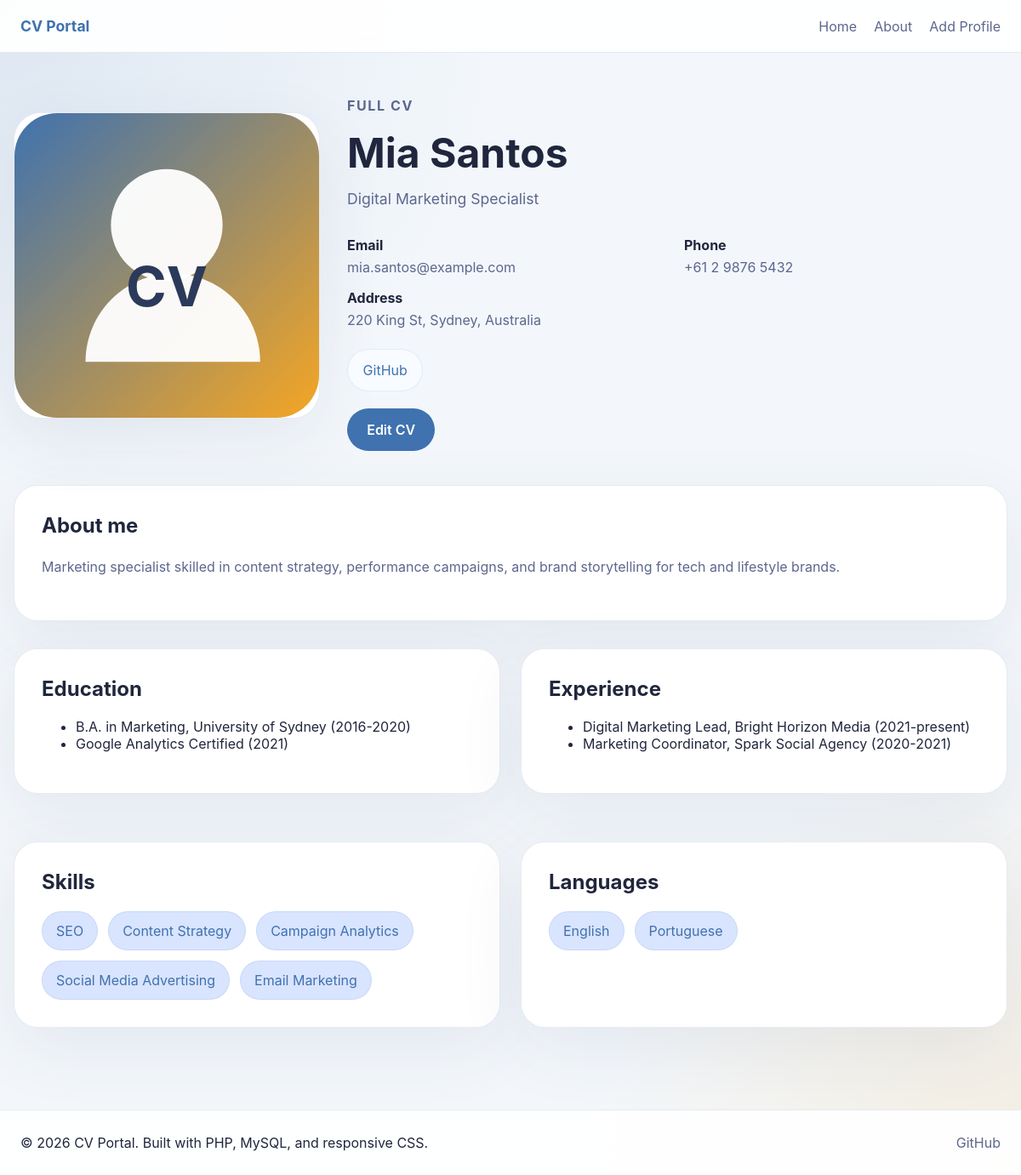
Screenshot of /profile.php?id=3 with the database file from the repository.
### tables this page shows
CREATE TABLE IF NOT EXISTS profiles (
    id INT UNSIGNED AUTO_INCREMENT PRIMARY KEY,
    fullname VARCHAR(150) NOT NULL,
    job_title VARCHAR(120) NOT NULL,
    photo VARCHAR(255) NOT NULL,
    email VARCHAR(120) NOT NULL,
    phone VARCHAR(40) NOT NULL,
    address VARCHAR(255) NOT NULL,
    about_me TEXT NOT NULL,
    education TEXT NOT NULL,
    experience TEXT NOT NULL,
    skills TEXT NOT NULL,
    languages TEXT NOT NULL,
    github VARCHAR(255) DEFAULT NULL,
    created_at DATETIME NOT NULL DEFAULT CURRENT_TIMESTAMP
);

### profile.php (the view, shortened to what this page needs)
<?php
require_once 'pdo.php';
$id = filter_input(INPUT_GET, 'id', FILTER_VALIDATE_INT);
$stmt = $pdo->prepare('SELECT * FROM profiles WHERE id = :id');
$stmt->execute(['id' => $id]);
$profile = $stmt->fetch();
function escape($value) {
    return htmlspecialchars($value, ENT_QUOTES, 'UTF-8');
}
function renderList($text) {
    $items = array_filter(array_map('trim', explode("\n", $text)));
    foreach ($items as $item) {
        echo '<li>' . htmlspecialchars($item, ENT_QUOTES, 'UTF-8') . '</li>';
    }
}
?>
<!DOCTYPE html>
<html lang="en">
<head>
    <link rel="stylesheet" href="style.css">
</head>
<body>
<?php include 'header.php'; ?>
<main class="page-content profile-page">
    <section class="profile-hero">
        <div class="profile-hero-photo">
            <img src="<?= escape($profile['photo']); ?>" alt="<?= escape($profile['fullname']); ?> profile photo">
        </div>
        <div class="profile-hero-copy">
            <p class="eyebrow">Full CV</p>
            <h1><?= escape($profile['fullname']); ?></h1>
            <p class="subheading"><?= escape($profile['job_title']); ?></p>
            <div class="contact-grid">
                <div><strong>Email</strong><a href="mailto:<?= escape($profile['email']); ?>"><?= escape($profile['email']); ?></a></div>
                <div><strong>Phone</strong><a href="tel:<?= escape($profile['phone']); ?>"><?= escape($profile['phone']); ?></a></div>
                <div><strong>Address</strong><span><?= escape($profile['address']); ?></span></div>
            </div>
            <div class="social-badges">
                <?php if ($profile['github']): ?><a href="<?= escape($profile['github']); ?>" target="_blank" rel="noopener">GitHub</a><?php endif; ?>
            </div>
            <div class="profile-actions">
                <a href="edit.php?id=<?= $profile['id']; ?>" class="btn-primary">Edit CV</a>
            </div>
        </div>
    </section>
    <section class="content-block about-block">
        <h2>About me</h2>
        <p><?= nl2br(escape($profile['about_me'])); ?></p>
    </section>
    <div class="resume-grid">
        <section class="content-block">
            <h2>Education</h2>
            <ul>
                <?php renderList($profile['education']); ?>
            </ul>
        </section>
        <section class="content-block">
            <h2>Experience</h2>
            <ul>
            </ul>
        </section>
        <section class="content-block">
            <h2>Skills</h2>
            <ul class="pill-list">
                <?php foreach (array_filter(array_map('trim', explode(',', $profile['skills']))) as $skill): ?>
                    <li><?= escape($skill); ?></li>
                <?php endforeach; ?>
            </ul>
        </section>
        <section class="content-block">
            <h2>Languages</h2>
            <ul class="pill-list">
                <?php foreach (array_filter(array_map('trim', explode(',', $profile['languages']))) as $language): ?>
                    <li><?= escape($language); ?></li>
                <?php endforeach; ?>
            </ul>
        </section>
    </div>
</main>
<?php include 'footer.php'; ?>
</body>
</html>

### style.css (style rules this page uses)
:root { --bg: #f3f7fb; --surface: #ffffff; --surface-alt: #f8fbff; --text: #20263d; --muted: #5d678e; --primary: #3f72af; --primary-soft: #d9e4ff; --accent: #f5a623; --border: rgba(59, 83, 147, 0.12); --shadow: 0 24px 80px rgba(47, 62, 101, 0.08); }
* { box-sizing: border-box; }
html { scroll-behavior: smooth; }
body { margin: 0; font-family: Inter, system-ui, -apple-system, BlinkMacSystemFont, 'Segoe UI', sans-serif; background: radial-gradient(circle at top left, rgba(63, 114, 175, 0.12), transparent 32%), radial-gradient(circle at bottom right, rgba(245, 166, 35, 0.12), transparent 28%), var(--bg); color: var(--text); min-height: 100vh; }
img { max-width: 100%; display: block; }
a { color: inherit; text-decoration: none; }
.page-content { width: min(1220px, calc(100% - 2rem)); margin: 0 auto; padding: 2rem 0 4rem; }
.hero-section, .about-hero, .profile-hero { display: grid; gap: 2rem; margin-bottom: 2.5rem; }
.eyebrow { display: inline-flex; align-items: center; gap: 0.5rem; color: var(--primary); font-size: 0.9rem; font-weight: 700; text-transform: uppercase; letter-spacing: 0.1em; }
.hero-section h1, .section-heading h1, .profile-page h1 { font-size: clamp(2.5rem, 4vw, 3.6rem); line-height: 1.05; margin: 0.75rem 0 1rem; }
.hero-section p, .about-page p, .profile-page p, .content-block p, .feature-card p, .profile-hero p { font-size: 1rem; line-height: 1.8; color: var(--muted); }
.btn-primary, .btn-secondary, .slider-button { display: inline-flex; align-items: center; justify-content: center; padding: 0.95rem 1.45rem; border-radius: 999px; border: none; background: var(--primary); color: #fff; font-weight: 600; transition: transform 0.2s ease, background 0.2s ease; }
.profile-actions { margin-top: 1.25rem; }
.content-block { background: var(--surface); border-radius: 1.75rem; padding: 2rem; border: 1px solid var(--border); box-shadow: var(--shadow); margin-bottom: 2rem; }
.content-block h2 { margin-top: 0; }
.resume-grid { display: grid; gap: 1.5rem; grid-template-columns: repeat(2, minmax(0, 1fr)); }
.pill-list { list-style: none; padding: 0; margin: 0; display: flex; flex-wrap: wrap; gap: 0.75rem; }
.pill-list li { background: var(--primary-soft); color: var(--primary); padding: 0.75rem 1rem; border-radius: 999px; border: 1px solid rgba(63, 114, 175, 0.1); }
.profile-page .profile-hero { grid-template-columns: minmax(220px, 360px) 1fr; align-items: center; gap: 2rem; }
.profile-hero-photo { border-radius: 2rem; overflow: hidden; border: 1px solid var(--border); background: var(--surface); box-shadow: var(--shadow); }
.profile-hero-photo img { width: 100%; height: auto; display: block; }
.profile-hero-copy h1 { margin: 0; font-size: clamp(2.4rem, 4vw, 3rem); }
.profile-hero-copy .subheading { font-size: 1.1rem; margin: 0.8rem 0 1.75rem; color: var(--muted); }
.contact-grid { display: grid; gap: 1rem; grid-template-columns: repeat(2, minmax(0, 1fr)); }
.contact-grid strong { display: block; margin-bottom: 0.4rem; color: var(--text); }
.contact-grid a, .contact-grid span { display: block; color: var(--muted); }
.social-badges { display: flex; flex-wrap: wrap; gap: 0.75rem; margin-top: 1.5rem; }
.social-badges a { display: inline-flex; align-items: center; justify-content: center; background: var(--surface-alt); color: var(--primary); padding: 0.85rem 1.1rem; border-radius: 999px; border: 1px solid rgba(63, 114, 175, 0.12); }

### rows the page displays
profiles: photo (placeholder picture), fullname "Mia Santos", job_title "Digital Marketing Specialist", email "mia.santos@example.com", phone "+61 2 9876 5432", address "220 King St, Sydney, Australia", about_me "Marketing specialist skilled in content strategy, performance campaigns, and brand storytelling for tech and lifestyle brands.", education "B.A. in Marketing, University of Sydney (2016-2020)", education "Google Analytics Certified (2021)", experience "Digital Marketing Lead, Bright Horizon Media (2021-present)", experience "Marketing Coordinator, Spark Social Agency (2020-2021)", skills "SEO", skills "Content Strategy", skills "Campaign Analytics", skills "Social Media Advertising", skills "Email Marketing", languages "English", languages "Portuguese"
